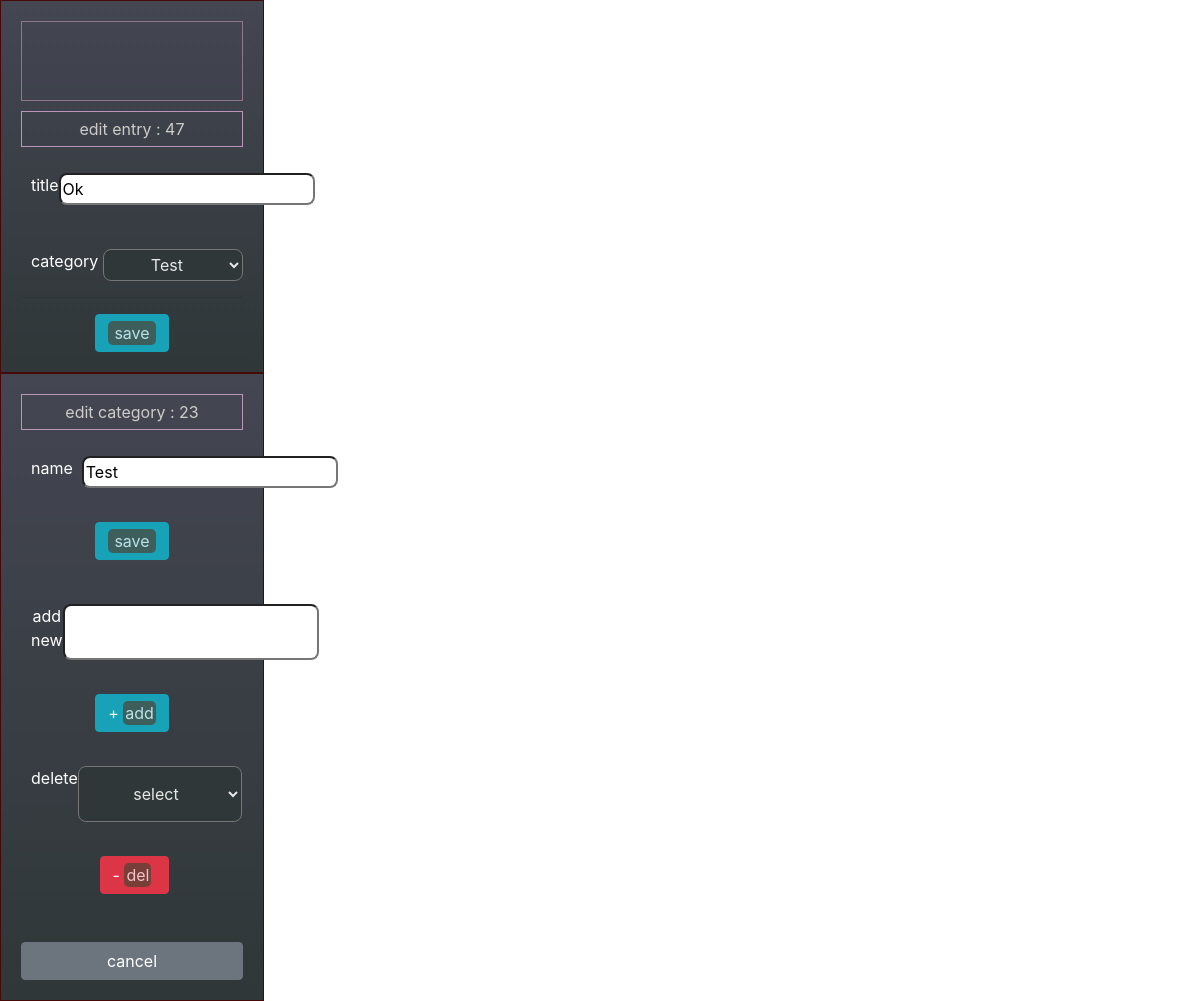
The app's page /sounds/47/entry_edit with its own data.
### upload/models.py (models this page shows, shortened)
class Sound(models.Model):
    title = models.CharField(max_length=255)
    category = models.ForeignKey(Category, on_delete=models.CASCADE)
    created_at = models.DateField(auto_now_add=True)
    created_by = models.ForeignKey(User, related_name="sounds_created",on_delete=models.CASCADE,)
    def get_upload_path(instance, filename): #creates a dynamic file path
        extension = filename.split('.')[-1]
        new_filename = filename
        return '/'.join(["_"+ instance.created_by.first_name, new_filename])
    soundfile = models.FileField(upload_to  = get_upload_path, #should change soundfile to upload (more general)
    storage = CustomStorage(),#added so Django doesn do its _name (the get_valid_filename) thing new custom class Storage overrides this
    null=True, blank=True, verbose_name = "")
    fans = models.ManyToManyField(User, related_name='faves')
    objects = SoundManager() #added

class Category(models.Model):
    title = models.CharField(max_length=55)
    slug = models.SlugField(max_length=128)
    objects = CatManager() #added
    def __str__(self):
        return self.title

### upload/views.py (the view)
# urls.py: path('sounds/<int:id>/entry_edit', views.entry_edit),
def entry_edit(request,id):
    the_sound = Sound.objects.get(id=id)
    cat = Category.objects.get(sound=the_sound)
    print("cat is", cat.slug)
    categories = Category.objects.all()
    print(the_sound.__dict__)
    context = {
        'sound':the_sound,
        'categories': categories,
    }
    return render(request,'entry-edit.html',context)

### upload/templates/entry-edit.html (shortened to what this page needs)
{% extends 'sounds.html'%}
{% block content %}
{% load static %}
<div class="partition">
    <div class="message-box">
</div>
    <p class="bold"><a href="/sounds/{{sound.id}}/details">edit entry : {{sound.id}}</a></p>
    <form action="/sounds/{{sound.id}}/process" method='POST'>
        <div class="form-line">
            <label for="ftitle">title</label>
            <input type="text" name="ftitle" id="ftitle" value="{{sound.title}}" required>
        </div>
        <br>
        <div class="form-line">
            <label for="fcat">category&nbsp;</label>
            <select class='move' name="fcat" id="fcat">
                <option value={{sound.category_id}} selected>{{sound.category}}</option>
            </select>
        </div>
        <hr>
        <div class="form-buttons">
            <button class='btn btn-info' type="submit"><span>&nbsp;save&nbsp;</span></button>
        </div>
    </form>
</div>
<div class="partition">
    <p class="bold">edit category : {{sound.category.id}}</p>
    <form action="/sounds/{{sound.category.id}}/edit_cat" method='POST'>
        <div class="form-line">
            <label for="ftitle">name&nbsp;&nbsp;</label>
            <input type="text" name="ftitle" id="ftitle" value="{{sound.category}}">
        </div>
        <label for="fslug"></label><br>
        <button class='btn btn-info' type="submit"><span>&nbsp;save&nbsp;</span></button>
    </form>
        <form action="/add-cat" method='POST'>
        <div class="form-line">
            <label for="fslug"></label><br>
        </div>
        <div class="form-line">
            <label for="ftitle">add new</label>
            <input type="text" name="ftitle" id="ftitle">
        </div>
        <br>
        <button class='btn btn-info' type="submit">+&nbsp;<span>add</span></button>
    </form>
    <br>
    <form action="/destroy" method="POST">
        <div class="form-line">
            <label for="fcat">delete &nbsp;</label>
            <select name="fcat" id="fcat">
                <option value='' selected disabled>&nbsp;select</option>
            </select>
        </div>
        <br>
        <button class="btn btn-danger" type="submit">-&nbsp;<span class="text">del</span>&nbsp;</button>
    </form>
    <br>
    <br>
    <a class="btn btn-secondary" href="/home">cancel</a>
</div>
{% endblock%}

### upload/static/css/style.css (style rules this page uses)
.partition { border: 1px solid rgb(71, 8, 8); max-width: 22%; text-align: center; padding: .5em; margin: 0px; background: -webkit-linear-gradient(bottom, #2f3738, #444652); display: flex; flex-direction: column; padding:20px; color:white; }
input, select { border-radius: 8px; }
.form-line { display: flex; justify-content: space-between; margin:10px; }
.form-line input { display: flex; justify-content: space-between; }
span { background-color: rgb(78, 66, 51); width:20px; border-radius: 5px; padding: 2px; opacity: .7; }
button { min-width:40px; margin:10px; align-self: center; }
.bold { color: rgb(206, 204, 202); padding:5px; border:1px solid rgb(187, 150, 187); }
.message-box { min-height: 80px; text-align: center; border:1px solid rgb(143, 119, 143); margin-bottom:10px; }
.bold a { color: rgb(206, 204, 202); }
select, option { text-align: center; text-align-last: center; background-color: #2f3738; color:rgb(231, 231, 231); }
option { text-align: left; color:rgb(223, 217, 217); }

### records on screen
Sound: id "47", ftitle "Ok", fcat "Test", category.id "23", ftitle "Test"
